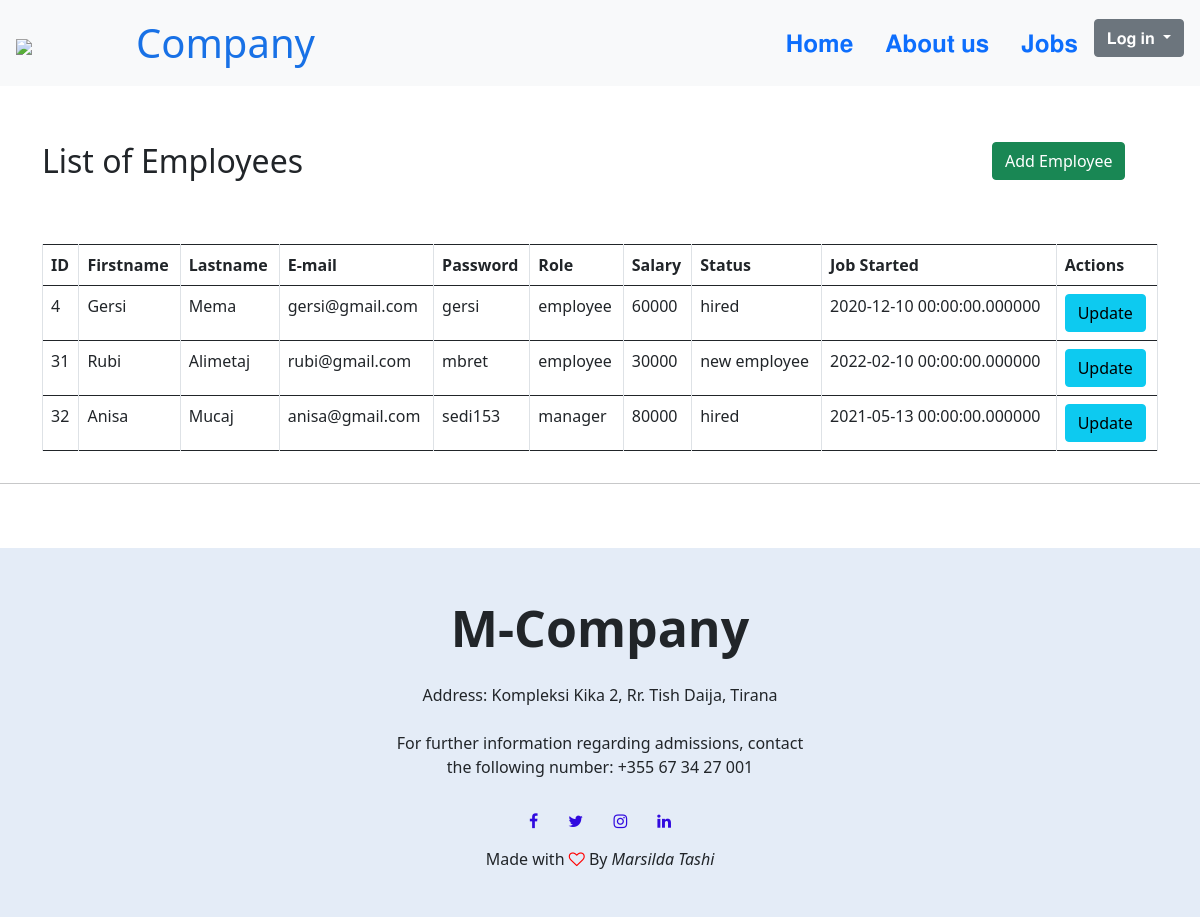
The app's page /admin.php with its own data.
### tables this page shows
CREATE TABLE `employee` (
  `id` int(10) NOT NULL,
  `firstname` varchar(250) NOT NULL,
  `lastname` varchar(250) NOT NULL,
  `email` varchar(100) NOT NULL,
  `password` varchar(30) NOT NULL,
  `role` varchar(100) NOT NULL,
  `salary` double NOT NULL,
  `status` varchar(100) NOT NULL,
  `date` datetime(6) NOT NULL
);

### admin.php (the view, shortened to what this page needs)
<?php include "header.php"; ?>
<div class="container">
     <div class="row">
        <div class="col-md-5 titulli_majtas">
            <h2>List of Employees</h2>
        </div>
        <div class="col-md-5"></div>
        <div class="col-md-2 butoni_djathtas">
            <button type="button" class="btn btn-md btn-success" data-toggle="modal" data-target="#exampleModal">Add Employee</button>
        </div>
     </div>
 </div>
 <div class="container">
   <div class="row">
       <div class="col-md-12">
            <div class="table-responsive">
                <table class="table table-bordered">
                    <tr>
                        <th>ID</th>
                        <th>Firstname</th>
                        <th>Lastname</th>
                        <th>E-mail</th>
                        <th>Password</th>
                        <th>Role</th>
                        <th>Salary</th>
                        <th>Status</th>
                        <th>Job Started</th>
                        <th>Actions</th>
                    </tr>
                    <?php
                    include 'db.php';
 $sql ="SELECT * FROM employee WHERE status<>'fired';";
 $result = mysqli_query($con,$sql);
 $resultCheck = mysqli_num_rows($result);
 if($resultCheck > 0){
   while($row= mysqli_fetch_assoc($result)){
     echo "<tr> <td>".$row['id']."</td><td>".$row['firstname']."</td><td>".$row['lastname']."</td>
      <td>".$row['email']."</td> <td>".$row['password']."</td> <td>".$row['role']."</td><td>".$row['salary']."</td>
      <td>".$row['status']."</td><td>".$row['date']."</td> <td> <button class='btn btn-info' data-toggle='modal' data-target='#updateModal' >Update</button> </td></tr>";
   }
 }
?>
</table> </div></div></div></div>
<?php include "footer.php"; ?>

### header.php (shortened to what this page needs)
<!DOCTYPE html>
<html lang="en">
  <head>
    <link
      rel="stylesheet"
      href="https://stackpath.bootstrapcdn.com/bootstrap/4.4.1/css/bootstrap.min.css"
;
    />
    <link href="https://cdn.jsdelivr.net/npm/bootstrap@5.0.2/dist/css/bootstrap.min.css" rel="stylesheet">
    <link rel="stylesheet" href="https://stackpath.bootstrapcdn.com/font-awesome/4.7.0/css/font-awesome.min.css">
    <link href="https://cdn.jsdelivr.net/npm/bootstrap@5.1.3/dist/css/bootstrap.min.css" rel="stylesheet">
    <link rel="stylesheet" href="style.css">
  </head>
  <nav id="navbar-example2" class="navbar navbar-light bg-light px-3">
    <a class="navbar-brand" href="home.php"> <img src="photos\logo.png" style=" height: 60px;"></a>
    <a class="navbar-brand" href="home.php" style="margin-left: -30%; color: rgb(24, 113, 230);"> <bold>Company</bold></a>
    <ul class="nav nav-pills">
      <li class="nav-item"><a class="nav-link" href="home.php">𝐇𝐨𝐦𝐞</a></li>
      <li class="nav-item"><a class="nav-link" href="#">𝐀𝐛𝐨𝐮𝐭 𝐮𝐬</a></li>
      <li class="nav-item"><a class="nav-link" href="#">𝐉𝐨𝐛𝐬</a></li>
      <li class="nav-item dropdown">
          <button class="btn btn-secondary dropdown-toggle" type="button" id="dropdownMenuButton" data-toggle="dropdown" aria-haspopup="true" aria-expanded="false">
            𝐋𝐨𝐠 𝐢𝐧
            </button>
      </li>
  </nav>
<body>

### footer.php (shortened to what this page needs)
</body>
  <hr>
  <br><br>
  <section class="footer">
    <h4>M-Company</h4>
    <p>Address: Kompleksi Kika 2, Rr. Tish Daija, Tirana
      <br> <br>
      For further information regarding admissions,
       contact </br> the following number:
       +355 67 34 27 001</p>
    <div class="icons">
       <i class="fa fa-facebook"></i>
       <i class="fa fa-twitter"></i>
       <i class="fa fa-instagram"></i>
       <i class="fa fa-linkedin"></i>
    </div>
<p>Made with <i class="fa fa-heart-o"></i> By <i>Marsilda Tashi</i> </p>
</section>
</html>
</html>

### style.css (style rules this page uses)
* { padding: 0; margin: 0; }
.nav-item { font-size: 150%; }
.navbar-brand { font-size: 250%; }
.row { margin-top: 5%; display: flex; justify-content: space-between; }
.footer { width: 100%; text-align: center; padding: 30px 0; background-color: rgb(228, 236, 247); }
.footer h4 { margin-bottom: 25px; margin-top: 20px; font-weight: bold; font-size: 50px; }
.icons .fa { color: rgb(49, 10, 223); margin: 0 13px; padding: 18px 0; cursor: pointer; }
.fa-heart-o { color: rgb(255, 0, 0); }

### records on screen
employee: id "4", firstname "Gersi", lastname "Mema", email "gersi@gmail.com", password "gersi", role "employee", salary "60000", status "hired", date "2020-12-10 00:00:00.000000"
employee: id "31", firstname "Rubi", lastname "Alimetaj", email "rubi@gmail.com", password "mbret", role "employee", salary "30000", status "new employee", date "2022-02-10 00:00:00.000000"
employee: id "32", firstname "Anisa", lastname "Mucaj", email "anisa@gmail.com", password "sedi153", role "manager", salary "80000", status "hired", date "2021-05-13 00:00:00.000000"
